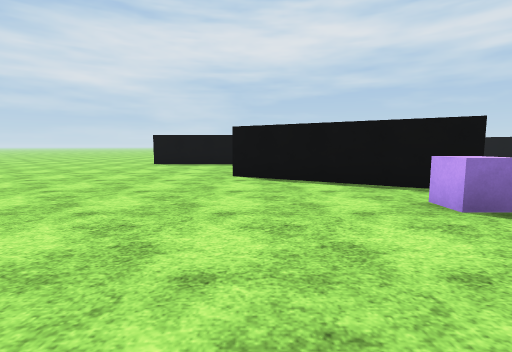
view 1 (above)

24 first-person views from a walk through a scene from a Unity 3-D project. The camera is 1.2 m above the floor, tilts 6° down and sees 85° across. The floor is counted in squares, 2 m on a side. Each view is taken from the middle of a square. On the plan, view 1 faces up. The plan holds only what a view shows up to about 9 squares ahead; the rest is blank. The place goes on beyond the plan. Flat ground stands in for the terrain. Surface patterns are stand-ins for the level's own textures.

view 2
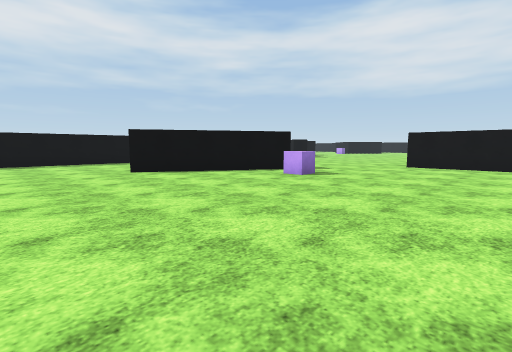

view 3
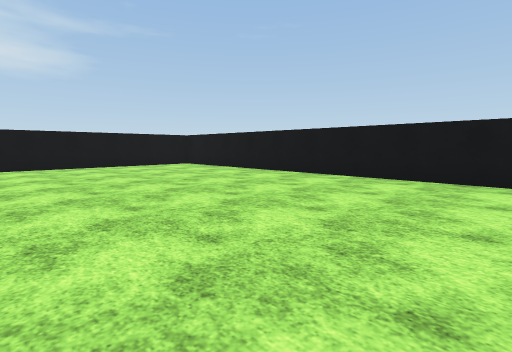

view 4
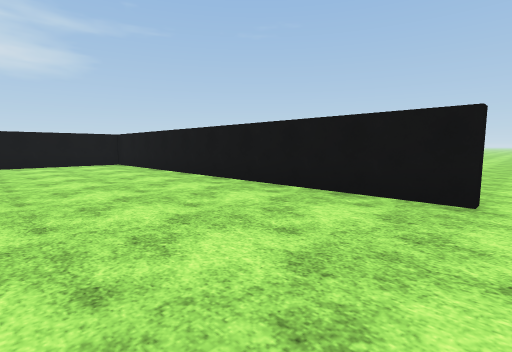

view 5
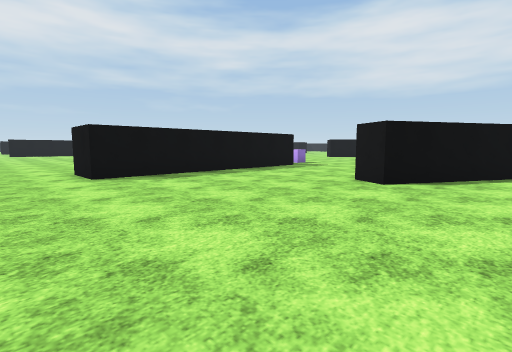

view 6
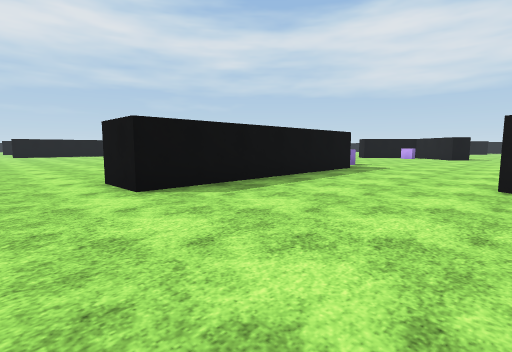

view 7
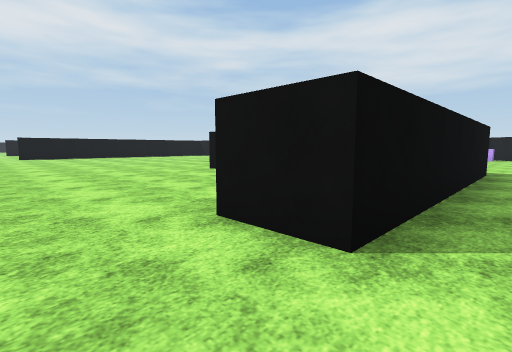

view 8
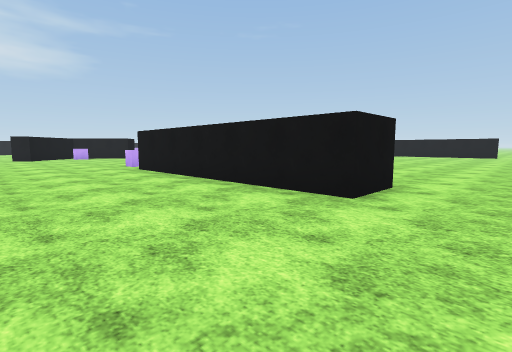

view 9
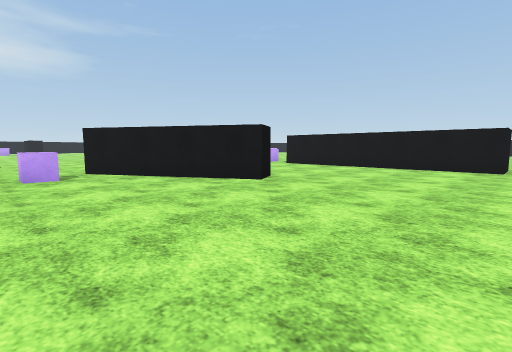

view 10
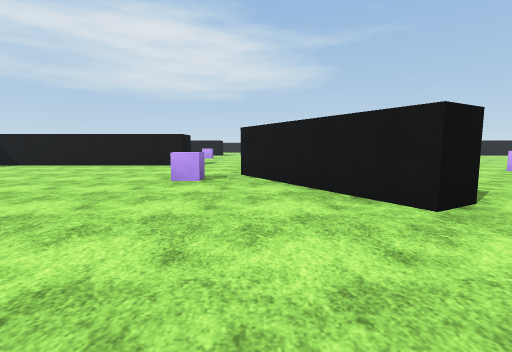

view 11
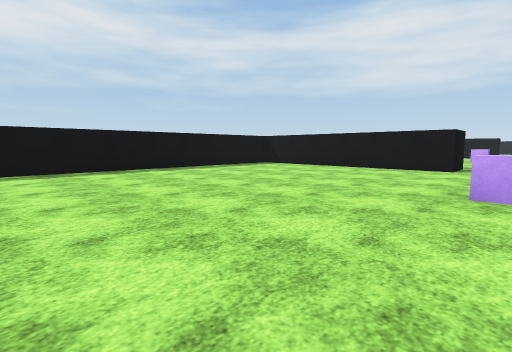

view 12
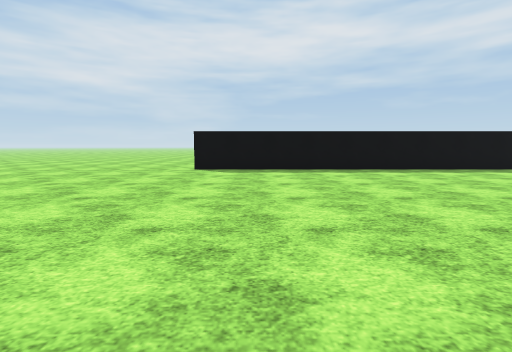

view 13
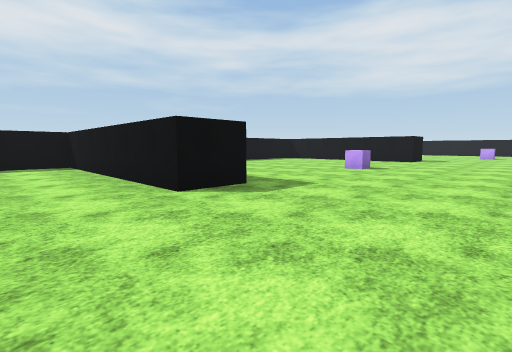

view 14
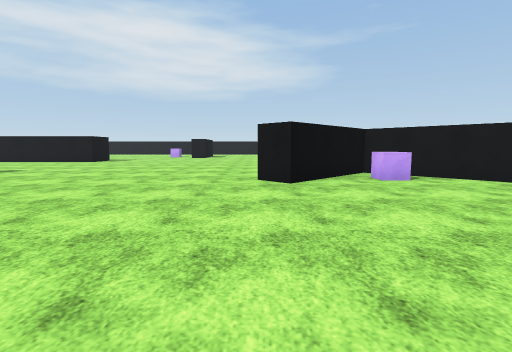

view 15
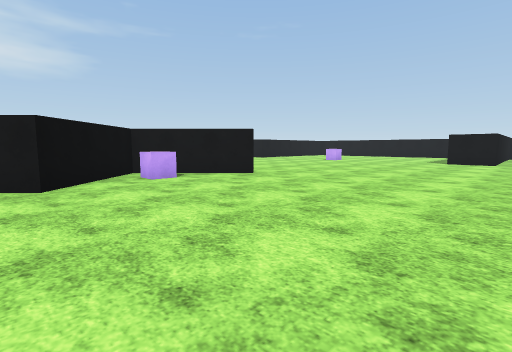

view 16
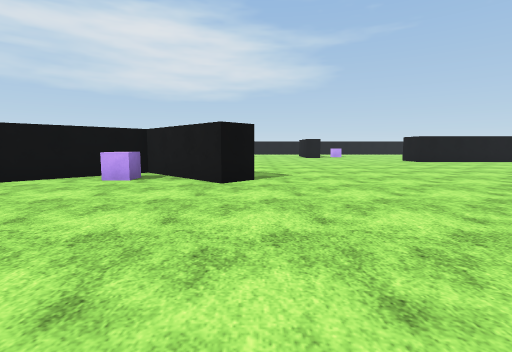

view 17
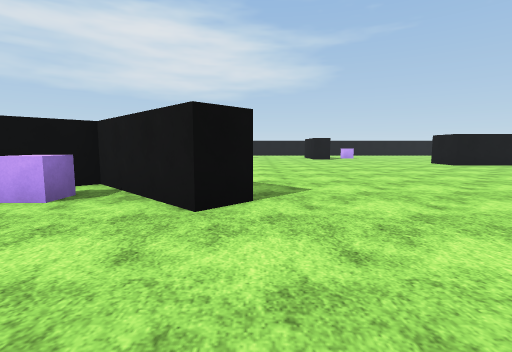

view 18
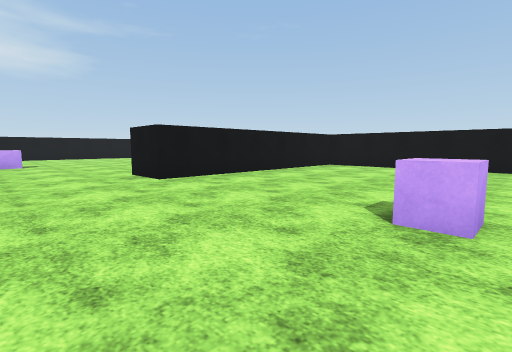

view 19
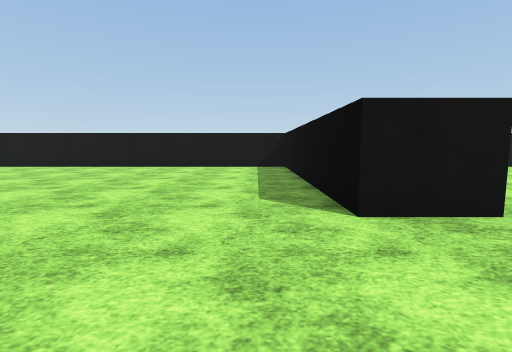

view 20
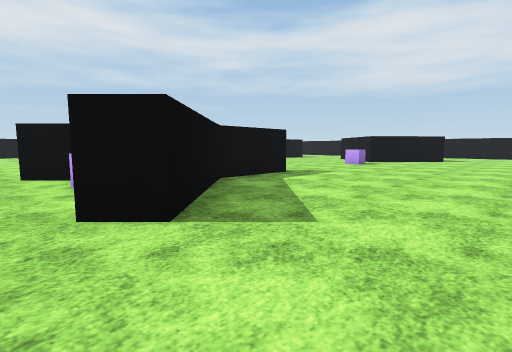

view 21
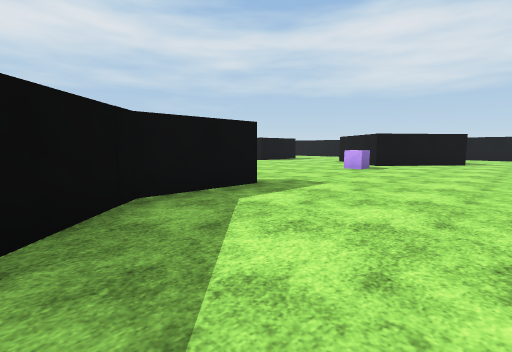

view 22
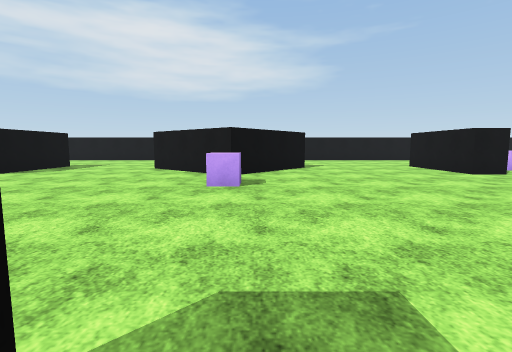

view 23
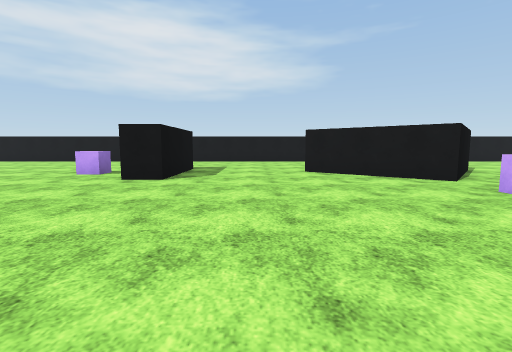

view 24
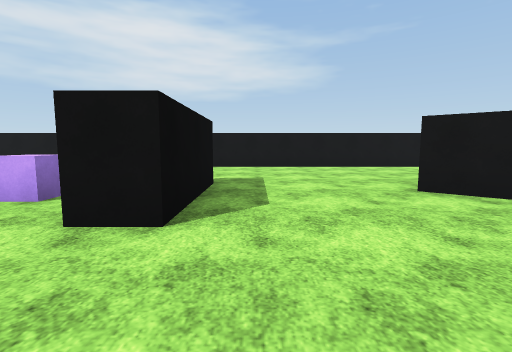

### Floor plan
Points are (right, up) in squares from view 1. A wall is a line through its corners. A room is listed if a view was taken in it or the views show most of it. See-through windows are left out.
Room 1 (views 1, 2, 3, 4, 5, 6, 7)
walls: (3, 3.7) (-0.5, 5.7) (-0.1, 6.4); (-3.8, -4.4) (5.5, -4.4); (-0.5, 9.7) (-3.5, 9.7) (-3.5, 10.9); (5.9, -4) (5.9, 1.6)
ways out: opening at (-4.5, 10.5) to room 2; opening at (0, 8) to room 3; opening at (5, 3) to room 3; opening at (-4.5, -5)
objects: cube (2, 3)
Room 2 (views 8, 9, 10, 11, 12)
walls: (-0.1, 14.7) (-0.5, 15.3) (3, 17.3); (5.9, 20.5) (5.9, 25.4) (-3.6, 25.4); (-3.5, 10.9) (-1.5, 10.9)
ways out: opening at (-4.5, 10.5) to room 1; opening at (-0.7, 13) to room 3; opening at (4.3, 19) to room 3; opening at (-4.5, 25)
objects: cube (2, 18)
Room 3 (views 13, 14, 15, 16, 17, 18, 19, 20, 21, 22, 23, 24)
walls: (14.4, 10.2) (12.3, 10.2) (10.1, 8) (9.5, 8.6) (11.5, 10.5) (9.5, 12.4) (10.1, 13); (22.2, 8.5) (19.8, 10.5) (21.8, 12.9); (20, 4.5) (20, 5.3) (22.6, 5.3); (22.6, 15.7) (20, 15.7) (20, 16.5); (26.4, 10) (26.4, 16.4); (7.2, 19.3) (5.9, 19.3) (5.9, 20.5); (5.9, 1.6) (7.1, 1.6) (7.1, -4.4) (15.8, -4.4); (2.5, 9.7) (-0.5, 9.7); (15.9, -4) (15.9, 1.6) (17.1, 1.6); (26.4, 20.9) (26.4, 22.8); (-1.5, 10.9) (2.5, 10.9)
ways out: opening at (0, 8) to room 1; opening at (5, 3) to room 1; opening at (-0.7, 13) to room 2; opening at (4.3, 19) to room 2
objects: cube (4, 10); cube (10, 10); cube (12, 1); cube (12, 19); cube (18, 10); cube (21, 3); cube (21, 18)

Positions as (right, up) in squares from view 1, and headings:
1: (0, 0), facing up
2: (-3, -1), facing up-right
3: (-3, 1), facing down-right
4: (-4, -1), facing down-right
5: (-5, 4), facing up-right
6: (-5, 6), facing up-right
7: (-5, 9), facing up-right
8: (-5, 14), facing down-right
9: (-4, 19), facing down-right
10: (-3, 17), facing right
11: (-2, 18), facing up-right
12: (-2, 18), facing up
13: (4, 16), facing up-right
14: (5, 13), facing right
15: (5, 13), facing down-right
16: (5, 8), facing right
17: (7, 8), facing right
18: (11, 4), facing down-right
19: (8, 4), facing down
20: (9, 6), facing up-right
21: (11, 7), facing up-right
22: (14, 10), facing right
23: (15, 14), facing right
24: (18, 15), facing right
